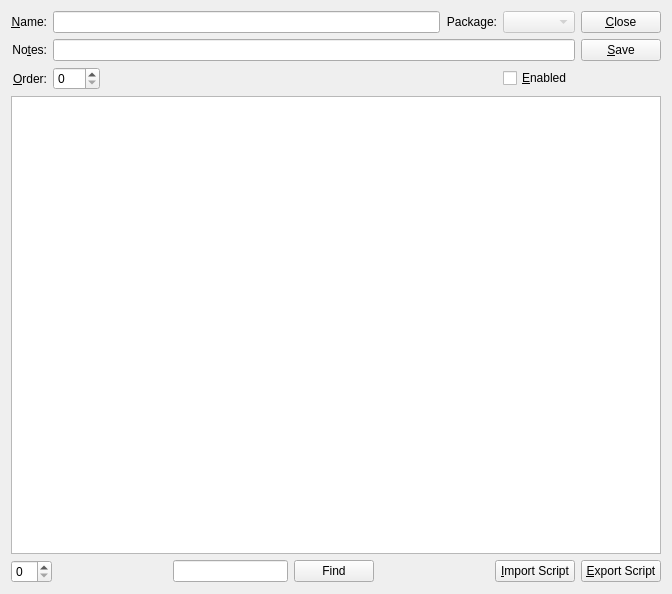
<?xml version="1.0" encoding="UTF-8"?>
<ui version="4.0">
 <comment>This file is part of the xTuple ERP: PostBooks Edition, a free and
open source Enterprise Resource Planning software suite,
Copyright (c) 1999-2010 by OpenMFG LLC, d/b/a xTuple.
It is licensed to you under the Common Public Attribution License
version 1.0, the full text of which (including xTuple-specific Exhibits)
is available at www.xtuple.com/CPAL.  By using this software, you agree
to be bound by its terms.</comment>
 <class>scriptEditor</class>
 <widget class="QWidget" name="scriptEditor">
  <property name="geometry">
   <rect>
    <x>0</x>
    <y>0</y>
    <width>672</width>
    <height>594</height>
   </rect>
  </property>
  <property name="windowTitle">
   <string>[*]Script Editor</string>
  </property>
  <layout class="QGridLayout" name="gridLayout">
   <item row="0" column="0">
    <widget class="QLabel" name="_nameLit">
     <property name="text">
      <string>&amp;Name:</string>
     </property>
     <property name="alignment">
      <set>Qt::AlignRight|Qt::AlignTrailing|Qt::AlignVCenter</set>
     </property>
     <property name="buddy">
      <cstring>_name</cstring>
     </property>
    </widget>
   </item>
   <item row="0" column="1" colspan="2">
    <widget class="XLineEdit" name="_name"/>
   </item>
   <item row="0" column="3">
    <widget class="QLabel" name="_packageLit">
     <property name="text">
      <string>Package:</string>
     </property>
     <property name="alignment">
      <set>Qt::AlignRight|Qt::AlignTrailing|Qt::AlignVCenter</set>
     </property>
     <property name="buddy">
      <cstring>_package</cstring>
     </property>
    </widget>
   </item>
   <item row="0" column="4">
    <widget class="XComboBox" name="_package">
     <property name="enabled">
      <bool>false</bool>
     </property>
     <property name="allowNull">
      <bool>true</bool>
     </property>
     <property name="nullStr">
      <string>[ Not in a Package ]</string>
     </property>
    </widget>
   </item>
   <item row="0" column="5" rowspan="3">
    <layout class="QVBoxLayout" name="verticalLayout">
     <item>
      <widget class="QPushButton" name="_close">
       <property name="text">
        <string>&amp;Close</string>
       </property>
      </widget>
     </item>
     <item>
      <widget class="QPushButton" name="_save">
       <property name="text">
        <string>&amp;Save</string>
       </property>
      </widget>
     </item>
     <item>
      <spacer>
       <property name="orientation">
        <enum>Qt::Vertical</enum>
       </property>
       <property name="sizeType">
        <enum>QSizePolicy::Expanding</enum>
       </property>
       <property name="sizeHint" stdset="0">
        <size>
         <width>20</width>
         <height>20</height>
        </size>
       </property>
      </spacer>
     </item>
    </layout>
   </item>
   <item row="1" column="0">
    <widget class="QLabel" name="_notesLit">
     <property name="text">
      <string>No&amp;tes:</string>
     </property>
     <property name="alignment">
      <set>Qt::AlignRight|Qt::AlignTrailing|Qt::AlignVCenter</set>
     </property>
     <property name="buddy">
      <cstring>_notes</cstring>
     </property>
    </widget>
   </item>
   <item row="1" column="1" colspan="4">
    <widget class="XLineEdit" name="_notes"/>
   </item>
   <item row="2" column="0">
    <widget class="QLabel" name="_orderLit">
     <property name="text">
      <string>&amp;Order:</string>
     </property>
     <property name="alignment">
      <set>Qt::AlignRight|Qt::AlignTrailing|Qt::AlignVCenter</set>
     </property>
     <property name="buddy">
      <cstring>_order</cstring>
     </property>
    </widget>
   </item>
   <item row="2" column="1">
    <widget class="QSpinBox" name="_order">
     <property name="maximum">
      <number>999</number>
     </property>
    </widget>
   </item>
   <item row="2" column="4">
    <widget class="QCheckBox" name="_enabled">
     <property name="text">
      <string>&amp;Enabled</string>
     </property>
    </widget>
   </item>
   <item row="3" column="0" colspan="6">
    <widget class="QTextEdit" name="_source">
     <property name="sizePolicy">
      <sizepolicy hsizetype="Expanding" vsizetype="Expanding">
       <horstretch>0</horstretch>
       <verstretch>1</verstretch>
      </sizepolicy>
     </property>
     <property name="font">
      <font>
       <family>Monospace</family>
      </font>
     </property>
    </widget>
   </item>
   <item row="4" column="0" colspan="6">
    <layout class="QHBoxLayout">
     <item>
      <widget class="QSpinBox" name="_line"/>
     </item>
     <item>
      <spacer>
       <property name="orientation">
        <enum>Qt::Horizontal</enum>
       </property>
       <property name="sizeType">
        <enum>QSizePolicy::MinimumExpanding</enum>
       </property>
       <property name="sizeHint" stdset="0">
        <size>
         <width>20</width>
         <height>20</height>
        </size>
       </property>
      </spacer>
     </item>
     <item>
      <widget class="QLineEdit" name="_findText"/>
     </item>
     <item>
      <widget class="QPushButton" name="_find">
       <property name="text">
        <string>Find</string>
       </property>
      </widget>
     </item>
     <item>
      <spacer name="horizontalSpacer">
       <property name="orientation">
        <enum>Qt::Horizontal</enum>
       </property>
       <property name="sizeType">
        <enum>QSizePolicy::MinimumExpanding</enum>
       </property>
       <property name="sizeHint" stdset="0">
        <size>
         <width>20</width>
         <height>20</height>
        </size>
       </property>
      </spacer>
     </item>
     <item>
      <widget class="QPushButton" name="_import">
       <property name="text">
        <string>&amp;Import Script</string>
       </property>
      </widget>
     </item>
     <item>
      <widget class="QPushButton" name="_export">
       <property name="text">
        <string>&amp;Export Script</string>
       </property>
      </widget>
     </item>
    </layout>
   </item>
   <item row="2" column="2">
    <spacer name="horizontalSpacer_3">
     <property name="orientation">
      <enum>Qt::Horizontal</enum>
     </property>
     <property name="sizeHint" stdset="0">
      <size>
       <width>40</width>
       <height>20</height>
      </size>
     </property>
    </spacer>
   </item>
  </layout>
 </widget>
 <layoutdefault spacing="6" margin="11"/>
 <pixmapfunction>qPixmapFromMimeSource</pixmapfunction>
 <customwidgets>
  <customwidget>
   <class>XComboBox</class>
   <extends>QComboBox</extends>
   <header>xcombobox.h</header>
  </customwidget>
  <customwidget>
   <class>XLineEdit</class>
   <extends>QLineEdit</extends>
   <header>xlineedit.h</header>
   <container>1</container>
  </customwidget>
 </customwidgets>
 <tabstops>
  <tabstop>_name</tabstop>
  <tabstop>_package</tabstop>
  <tabstop>_notes</tabstop>
  <tabstop>_order</tabstop>
  <tabstop>_enabled</tabstop>
  <tabstop>_source</tabstop>
  <tabstop>_line</tabstop>
  <tabstop>_findText</tabstop>
  <tabstop>_find</tabstop>
  <tabstop>_import</tabstop>
  <tabstop>_export</tabstop>
  <tabstop>_save</tabstop>
  <tabstop>_close</tabstop>
 </tabstops>
 <resources/>
 <connections>
  <connection>
   <sender>_close</sender>
   <signal>clicked()</signal>
   <receiver>scriptEditor</receiver>
   <slot>close()</slot>
   <hints>
    <hint type="sourcelabel">
     <x>495</x>
     <y>34</y>
    </hint>
    <hint type="destinationlabel">
     <x>20</x>
     <y>20</y>
    </hint>
   </hints>
  </connection>
 </connections>
</ui>
